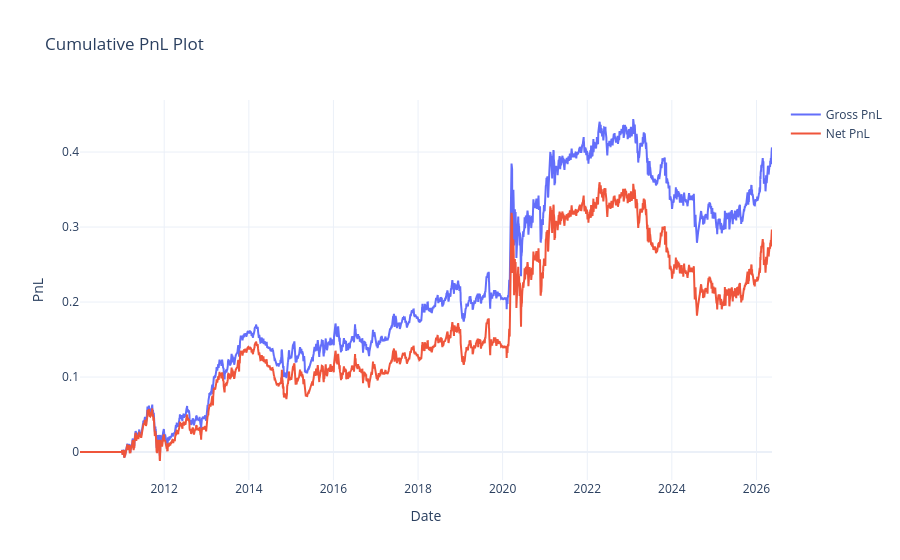

The notebook cell saved with this chart:
### Code cell
import numpy as np
import pandas as pd

# ==========================================
# Phase 3: Garman-Klass Volatility Engine
# ==========================================
print('Calculating Garman-Klass EWMA Volatility...')

# 1. Calculate Daily Garman-Klass Variance using raw OHLC
log_hl = np.log(df_historical['High'] / df_historical['Low']) ** 2
log_co = np.log(df_historical['Close'] / df_historical['Open']) ** 2
gk_daily_var = 0.5 * log_hl - ((2 * np.log(2) - 1) * log_co)

# 2. Apply 60-day Exponential Smoothing (EWMA)
gk_ewma_var = gk_daily_var.ewm(com=60, min_periods=60).mean()

# 3. Annualize volatility
df_annualized_vol = np.sqrt(gk_ewma_var * 252)

# 4. Apply the Volatility Floor (15% minimum)
df_vol_floored = df_annualized_vol.clip(lower=0.15)


# ==========================================
# Phase 4: Institutional Portfolio Construction
# ==========================================
print('Constructing institutional portfolio...')

TARGET_VOL = 0.40 # Target 40% annualized volatility per position

# Unconstrained Weights = Signal * (Target Volatility / Asset Volatility)
# df_tradable_signal is the 1M/3M/12M composite residual signal from Phase 2
df_unconstrained_weights = df_tradable_signal * (TARGET_VOL / df_vol_floored)

# 1. Align unconstrained weights with the current universe 
raw_weights = df_unconstrained_weights * df_universe_5m

# 2. Monthly Resampling (using 'BME' - Business Month End)
monthly_target_weights = raw_weights.resample('BME').last()

# 3. Enforce the Unit Capital Constraint (GMV = 1)
gmv_monthly = monthly_target_weights.abs().sum(axis=1) + 1e-10
portfolio_monthly = monthly_target_weights.div(gmv_monthly, axis=0)

# 4. Enforce the Max Weight Constraint (10% per stock)
portfolio_monthly = portfolio_monthly.clip(lower=-0.1, upper=0.1)

# Re-normalize after clipping
gmv_clipped = portfolio_monthly.abs().sum(axis=1) + 1e-10
portfolio_monthly = portfolio_monthly.div(gmv_clipped, axis=0)

# 5. Expand back to Daily Frequency, Align Shapes, and SHIFT (T+1 execution)
portfolio_daily = portfolio_monthly.reindex(returns.index).ffill()
portfolio_shifted = portfolio_daily.shift(1)

# Deduplicate columns to prevent reindex errors
portfolio_shifted = portfolio_shifted.loc[:, ~portfolio_shifted.columns.duplicated()]
safe_returns = returns.loc[:, ~returns.columns.duplicated()]
safe_universe = df_universe_5m.loc[:, ~df_universe_5m.columns.duplicated()]

# Force exact shape alignment with unique `returns` columns
portfolio_aligned = portfolio_shifted.reindex(columns=safe_returns.columns, fill_value=0)

# 6. Apply the Universe Mask
portfolio_masked = portfolio_aligned * safe_universe

# 7. Final Daily Re-normalization (GMV = 1.0)
daily_gmv = portfolio_masked.abs().sum(axis=1) + 1e-10
portfolio_final = portfolio_masked.div(daily_gmv, axis=0)
portfolio_final = portfolio_final.fillna(0)

print(f'Shape Check - Returns: {safe_returns.shape}, Universe: {safe_universe.shape}, Portfolio: {portfolio_final.shape}')
print('Portfolio construction complete. Ready for backtest.')


# ==========================================
# Phase 5: Execution & Tear Sheet
# ==========================================
# 1. Run the core backtester (this will plot the cumulative PnL)
net_sharpe, pnl_series = backtest_portfolio(
    portfolio=portfolio_final, 
    returns=safe_returns, 
    universe=safe_universe, 
    plot_=True, 
    print_=True
)

# 2. Generate the YoY metrics
# Ensure generate_yearly_tearsheet is defined from the previous step
tearsheet_df = generate_yearly_tearsheet(portfolio_final, safe_returns)

### Figure 1 — Plotly figure (JSON) as saved in the notebook; plotly's stock layout.template omitted (floating-point values rounded to 4 significant figures; data arrays with more than 128 entries replaced by an {"elided": "..."} marker saying what was removed)
{"data": [{"mode": "lines", "name": "Gross PnL", "type": "scatter", "x": {"elided": "4117 str values"}, "y": {"elided": "4117 float values"}}, {"mode": "lines", "name": "Net PnL", "type": "scatter", "x": {"elided": "4117 str values"}, "y": {"elided": "4117 float values"}}], "layout": {"showlegend": true, "title": {"text": "Cumulative PnL Plot"}, "xaxis": {"title": {"text": "Date"}}, "yaxis": {"title": {"text": "PnL"}}}}
